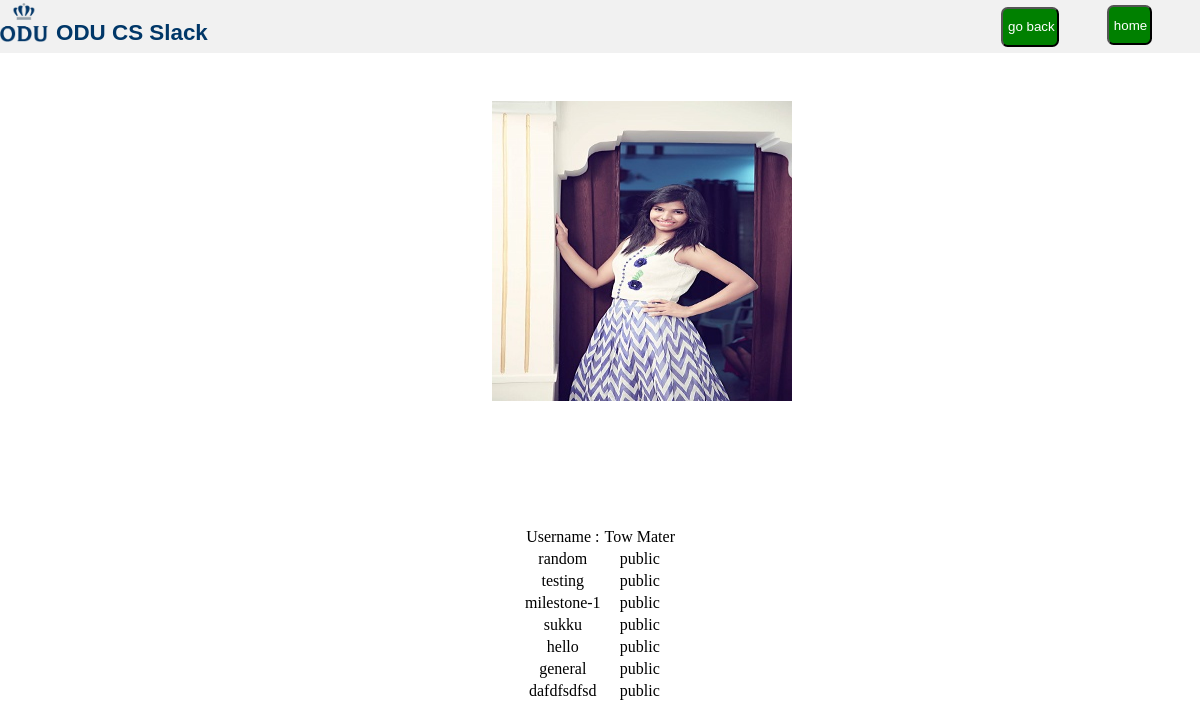
The page /php/get_profiles.php?user_id=1 (signed in) on the database its author committed.
### tables this page shows
CREATE TABLE IF NOT EXISTS `users` (
  `user_id` int(11) NOT NULL AUTO_INCREMENT,
  `email_id` varchar(200) NOT NULL,
  `full_name` varchar(100) NOT NULL,
  `display_name` varchar(100) NOT NULL,
  `password` varchar(20) NOT NULL,
  `work_space_url` varchar(500) NOT NULL,
  `description` varchar(500) NOT NULL,
  `status` varchar(100) NOT NULL,
  `phone_number` varchar(15) NOT NULL,
  `time_zone` varchar(30) NOT NULL,
  `skype_id` varchar(30) NOT NULL,
  `picture` varchar(100) NOT NULL DEFAULT '../images/default.png',
  `mode` varchar(20) NOT NULL,
  `timestamp` timestamp NOT NULL,
  PRIMARY KEY (`user_id`),
  KEY `work_space_url` (`work_space_url`)
);

CREATE TABLE IF NOT EXISTS `channel_users` (
  `channel_id` int(11) NOT NULL,
  `user_id` int(11) NOT NULL,
  `joined_date` timestamp NOT NULL,
  `left_date` timestamp NOT NULL,
  KEY `channel_id_channel_users` (`channel_id`),
  KEY `channel_users_user_id` (`user_id`)
);

CREATE TABLE IF NOT EXISTS `channels` (
  `channel_id` int(11) NOT NULL AUTO_INCREMENT,
  `channel_name` varchar(100) NOT NULL,
  `work_space_url` varchar(500) NOT NULL,
  `privacy_settings` varchar(100) NOT NULL,
  `purpose` varchar(200) NOT NULL,
  `user_id` int(11) NOT NULL,
  `timestamp` timestamp NOT NULL,
  `archieved_status` varchar(20) NOT NULL DEFAULT 'unarchieved',
  PRIMARY KEY (`channel_id`),
  KEY `wokr_space_url_channels` (`work_space_url`),
  KEY `user_id_channels` (`user_id`)
);

### php/get_profiles.php (the view, shortened to what this page needs)
<!DOCTYPE html>
<html lang="en">
<head>
    <link rel="stylesheet" type="text/css" href="../css/login.css">
</head>
<body>
<?php
include ("connect.php");
?>
<div id="topbar" >
    <div ><img id="logo"  src="../images/logo.jpg"></div>
    <div class="logo-text">ODU CS Slack</div>
    <div class="login-button"><form action="home.php" method="post"><input id="signin-button" type="submit" value=" home "></form></div>
    <div class="login-button"><form action="profiles.php" method="post"><input id="signin-button" type="submit" value=" go back "></form></div>
</div>
<br>
<?php
$user_id=$_GET["user_id"];
$query="select * from users where user_id='$user_id'";
$result = $conn->query($query);
while ($row = $result->fetch_assoc()) {
?>
<div style="text-align: center"><img style="height: 300px; width: 300px; margin-left:7%; margin-top: 4%;" src="<?php echo $row["picture"]; ?>"/>
<table align="center" style="margin-top: 10%">
    <tr><td>Username : </td><td><?php echo $row["display_name"]; ?></td></tr>
    <?php   $sql_channel_ids = "SELECT channel_id from channel_users where user_id='".mysqli_real_escape_string($conn,$user_id)."'";
    $result_channel_id = $conn->query($sql_channel_ids);
    if($result_channel_id->num_rows>0){
        while($result_channel_users=$result_channel_id->fetch_assoc()){
            $channel_id_a=$result_channel_users["channel_id"];
            $sql_channels_display="SELECT channel_name from channels where channel_id='".mysqli_real_escape_string($conn,$channel_id_a)."'";
            $result_channel_display = $conn->query($sql_channels_display);
            $result_set_display=$result_channel_display->fetch_assoc();
            $sql_channels_display_settings="SELECT privacy_settings from channels where channel_id='$channel_id_a'";
            $result_channel_display_settings = $conn->query($sql_channels_display_settings);
            $result_set_display_settings=$result_channel_display_settings->fetch_assoc();
           $channel_membership= $result_set_display_settings["privacy_settings"];
                if($channel_membership=="public") {
                    echo "<tr> <td>" . $result_set_display["channel_name"] . "</td><td>" . $result_set_display_settings["privacy_settings"] . "</td></tr>";
                }
        }
    } ?>
</table>
<?php } ?>
</body>
</html>

### css/login.css (style rules this page uses)
body { margin:0; padding:0; background-color:#FFFFFF; }
.login-button { float: right; margin-right: 4%; }
#signin-button { padding-left: 2%; padding-right: 2%; margin-top: 12%; height: 40px; width: 100%; background-color: green; border-radius: 0.5em; color: white; }
#topbar { float: left; padding-bottom:0.5%; width:100%; height: 10%; background-color:#F1F1F1; }
#logo { float:left; margin-right:8px; margin-top:3px; height:150%; width: 4%; }
.logo-text { float:left; color: #003768; margin-top:20px; font-family: sans-serif; font-weight: 700; font-size: 140%; }

### rows shown on the page
users: picture (picture), display_name "Tow Mater"
channel_users: channel.channel_name "random", channel.privacy_settings "public"
channel_users: channel.channel_name "testing", channel.privacy_settings "public"
channel_users: channel.channel_name "milestone-1", channel.privacy_settings "public"
channel_users: channel.channel_name "sukku", channel.privacy_settings "public"
channel_users: channel.channel_name "hello", channel.privacy_settings "public"
channel_users: channel.channel_name "general", channel.privacy_settings "public"
channel_users: channel.channel_name "dafdfsdfsd", channel.privacy_settings "public"
